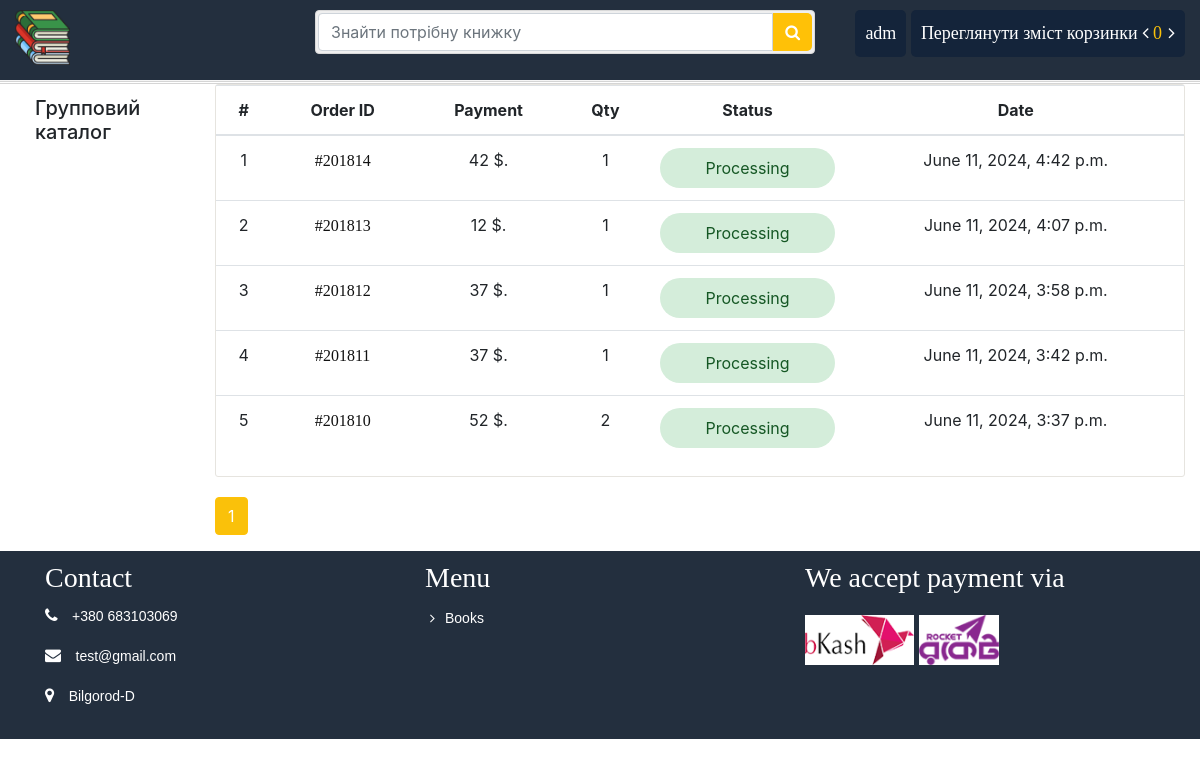
Page /order/ (signed in) on the committed database.
### order/models.py (models this page shows, shortened)
class Order(models.Model):
	customer = models.ForeignKey(User, on_delete = models.CASCADE)
	name = models.CharField(max_length=30)
	email = models.EmailField()
	phone = models.CharField(max_length=16)
	address = models.CharField(max_length=150)
	division = models.CharField(max_length=20)
	district = models.CharField(max_length=30)
	zip_code = models.CharField(max_length=30)
	payment_method = models.CharField(max_length = 20)
	account_no = models.CharField(max_length = 20)
	transaction_id = models.IntegerField()
	payable = models.IntegerField()
	totalbook = models.IntegerField()
	created = models.DateTimeField(auto_now_add=True)
	updated = models.DateTimeField(auto_now=True)
	paid = models.BooleanField(default=False)
	class Meta:
		ordering = ('-created', )

### order/views.py (the view)
# urls.py: path('', views.order_list, name="order_list"),
def order_list(request):
	my_order = Order.objects.filter(customer_id = request.user.id).order_by('-created')
	paginator = Paginator(my_order, 5)
	page = request.GET.get('page')
	myorder = paginator.get_page(page)
	return render(request, 'order/list.html', {"myorder": myorder})

### cart/cart.py (called while the page is built)
    def __len__(self):
        return sum(item['quantity'] for item in self.cart.values())

### store/context_processors.py (called while the page is built)
def sidebar(request):
	categories = Category.objects.all()
	context = {
		"cat":categories
	}
	return context

def cart(request):
	cart = Cart(request)
	context = {
		"cart": cart
	}
	return context

### order/templates/order/list.html (shortened to what this page needs)
{% extends 'store/base.html' %}
{% load static %}
{% block container %}
			<div class="cart_info">
			    <table class="table table-hover">
			        <thead class="text-center">
			            <tr>
			                <th scope="col">#</th>
			                <th scope="col">Order ID</th>
			                <th scope="col">Payment</th>
			                <th scope="col">Qty</th>
			                <th scope="col">Status</th>
			                <th scope="col">Date</th>
			            </tr>
			        </thead>
			        <tbody class="text-center">
			            {% for morder in myorder %}
			            <tr>
			                <td>{{ forloop.counter }}</td>
			                <td><a href="{% url 'order:order_details' id=morder.id %}">#2018{{ morder.id }}</a></td>
			                <td>{{ morder.payable }} $.</td>
			                <td>{{ morder.totalbook }}</td>
			                <td class="text-center">
			                	{% if morder.paid == True %}
			                	<p class="status3">Confirmed</p>
			                	{% else %}
			                	<p class="status1">Processing</p>
			                	{% endif %}
			                </td>
			                <td>{{ morder.created }}</td>
			            </tr>
			        	{% endfor %}
			        </tbody>
			    </table>
			</div>
			<div class="d-pagination">
			    <ul class="pagination">
				{% for ord in myorder.paginator.page_range %}
					{% if myorder.number == ord %}
						<li class="page-item active">
							<span class="page-link">{{ ord }}
							</span>
						</li>
					{% elif ord > myorder.number|add:'-3' and ord < myorder.number|add:'3' %}
						<li class="page-item">
							<a class="page-link" href="?page={{ ord }}">{{ ord }}</a>
						</li>
					{% endif %}
				{% endfor %}
			    </ul>
			</div>
		{% endblock %}

### store/templates/store/bin/header.html (shortened to what this page needs)
{% load static %}
<div class="header-top">
	<div class="container-fluid">
		<div class="row">
			<div class="col-sm-3">
				<div class="pull-left">
					<a href="{% url 'store:index' %}"><img style="height: 55px" src="{% static 'images/logo/logo1.png' %}" alt="" /></a>
				</div>
			</div>
			<div class="col-sm-5">
				<form action="{% url 'search:search' %}" method="GET">
					<div class="input-group search_box">
						<input type="text" class="form-control" placeholder="Знайти потрібну книжку" name="q" value="{{search}}">
						<button class="btn btn-primary" type="submit"><i class="fa fa-search"></i></button>
					</div>
				</form>
			</div>
			<div class="col-sm-4">
				<div class="pull-right">
					<ul class="navbar-nav">
						{% if request.user.is_authenticated %}
					    <li class="dropdown profile"><a href="#">{{ request.user.username }}</a>
					    </li>
					    <li class="cart">
					    	<a href="{% url 'cart:cart_details' %}">Переглянути зміст корзинки <i class="fa fa-angle-left"></i>
					    		<span class="totalcart" id="gettotalcart"> {{ cart|length }} </span>
					    		<i class="fa fa-angle-right"></i>
					    	</a>
					    </li>
					    {% endif %}
					</ul>
				</div>
			</div>
		</div>
	</div>
</div>

### store/static/css/style.css (style rules this page uses)
.header-top { border-bottom: 1px solid #f5f5f5; padding-top: 10px; padding-bottom: 15px; background: none repeat scroll 0 0 #232f3e; }
.search_box { padding: 2px; background-color: #efefef; border: 1px solid #d9d9d9; border-radius: 4px; position:absolute; width:100%; }
.search_box .btn.btn-primary { background:#ffc107 !important; border-color: #ffc107; border: 0 none; border-radius: 0; margin-top: 0; border-radius: 0 5px 5px 0 ; }
.navbar-nav { display: block; }
.navbar-nav li { display: inline-block; }
.navbar-nav li a { color: #fff; font-size: 18px; text-decoration: none; }
.cart, .profile { background: #14243a; padding: 10px; border-radius: 5px; }
.totalcart { color: #fac10a; margin-right:2px; }
.titleheader > h3, a { font-family: "Times New Roman", Times, serif; display: inline-block; }
ul li { list-style: none; }
td a { color: #111!important; }
.page-link { color: #111!important; }
.page-item.active .page-link { z-index: 1; color: #fff!important; background-color: #fac10a!important; border-color: #ffc107!important; }
.d-pagination { margin-top: 20px; }
.cart_info { border: 1px solid #E6E4DF; border-radius: 3px; margin-bottom: 20px; }
.status1 { color: #155724; background-color: #d4edda; border-color: #c3e6cb; border-radius: 50px; padding: 8px; margin-bottom: 0; }

### rows in the picture
Order: id "14", payable "42", totalbook "1", paid "Processing", created "June 11, 2024, 4:42 p.m."
Order: id "13", payable "12", totalbook "1", paid "Processing", created "June 11, 2024, 4:07 p.m."
Order: id "12", payable "37", totalbook "1", paid "Processing", created "June 11, 2024, 3:58 p.m."
Order: id "11", payable "37", totalbook "1", paid "Processing", created "June 11, 2024, 3:42 p.m."
Order: id "10", payable "52", totalbook "2", paid "Processing", created "June 11, 2024, 3:37 p.m."

### other values in the picture
{{ request.user.username }} "adm"
{{ cart|length }} "0"
{{ ord }} "1"
